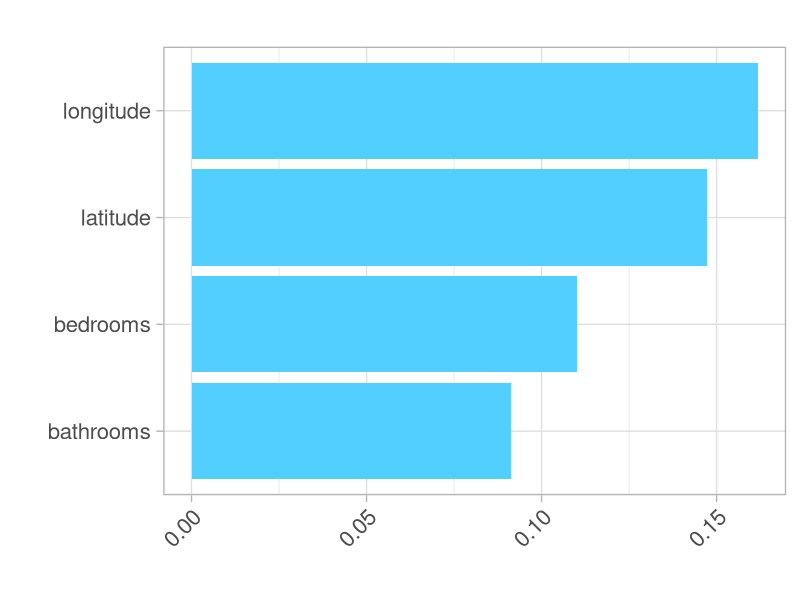

This chart was generated by the following R code: (Note: a time limit stopped this script after it produced the figure.)
## ---- chunk 1
library(tidyverse)
library(randomForest)
library(cowplot)
library(gridExtra)
## ---- chunk 2
rents <- read.csv('./data/rent.csv')
glimpse(rents)
## ---- chunk 3
features <- c('bathrooms', 'bedrooms', 'longitude', 'latitude', 'price')
df <- rents[,features]
df$price <- log(df$price)
# with random column
df['random'] <- runif(nrow(df))
head(df)
## ---- chunk 4
create_rfplot <- function(rf, type){
  imp <- importance(rf, type=type, scale = F)
  featureImportance <- data.frame(Feature=row.names(imp), Importance=imp[,1])
  
  p <- ggplot(featureImportance, aes(x=reorder(Feature, Importance), y=Importance)) +
       geom_bar(stat="identity", fill="#53cfff") +
       coord_flip() + 
       theme_light(base_size=20) +
       xlab("") +
       ylab("") + 
       ggtitle("") +
       theme(plot.title=element_text(size=14),
             axis.text.x = element_text(angle = 45, hjust = 1))
  return(p)
}

create_ggplot <- function(featureImportance){
  p <- ggplot(featureImportance, aes(x=reorder(Feature, Importance), y=Importance)) +
       geom_bar(stat="identity", fill="#53cfff") +
       coord_flip() + 
       theme_light(base_size=20) +
       xlab("") +
       ylab("") + 
       ggtitle("") +
       theme(plot.title=element_text(size=14),
             axis.text.x = element_text(angle = 45, hjust = 1))
  return(p)
}
## ---- chunk 5
# without random column
rf1 <- randomForest(price~., data = df[, 1:5], mtry=4,
                 ntree = 40, importance=T)
p1 <- create_rfplot(rf1, type = 1)
ggsave('../article/fixed_images/regr_permute_R.svg',
       plot = p1, device = 'svg', height = 7, width = 10)
## ---- chunk 6
# with random column
rf2 <- randomForest(price~., data = df, mtry = 4,
                 ntree = 40, importance=T)
p2 <- create_rfplot(rf2, type = 1)
ggsave('../article/fixed_images/regr_permute_random_R.svg',
       plot = p2, device = 'svg', height = 7, width = 10)
## ---- chunk 7
# without random column
rf1 <- randomForest(price~., data = df[, 1:5], mtry=4,
                 ntree = 40, importance=T)
p1 <- create_rfplot(rf1, type = 2)
ggsave('../article/fixed_images/regr_dflt_R.svg',
       plot = p1, device = 'svg', height = 7, width = 10)
## ---- chunk 8
# with random column
rf2 <- randomForest(price~., data = df, mtry = 4,
                 ntree = 40, importance=T)
p2 <- create_rfplot(rf2, type = 2)
ggsave('../article/fixed_images/regr_dflt_random_R.svg',
       plot = p2, device = 'svg', height = 7, width = 10)
## ---- chunk 9
# PARAMS : ntree = 40, mtry = 2, nodesize = 1

get_drop_imp <- function(df, columns){
  X <- df[,c(columns, 'price')] # data
  rf <- randomForest(price~., data = X,
                   ntree = 40, mtry=2, nodesize=1, importance=T)
  full_rsq <- mean(rf$rsq) # R-squared
  
  imp <- c()
  for (c in columns){
    X_sub <- X[, !(colnames(X) == c)]
    rf <- randomForest(price~., data = X_sub,
                   ntree = 40, mtry=2, nodesize=1, importance=T)
    sub_rsq <- mean(rf$rsq) # R-squared
    diff_rsq <- full_rsq - sub_rsq
    imp <- c(imp, diff_rsq)
  }
  featureImportance <- data.frame(Feature=columns, Importance=imp)
  return(featureImportance)
}
## ---- chunk 10
columns <- c('bathrooms', 'bedrooms', 'longitude', 'latitude')
featureImportance <- get_drop_imp(df, columns)
p1 <- create_ggplot(featureImportance)
ggsave('../article/fixed_images/regr_drop_R.svg',
       plot = p1, device = 'svg', height = 7, width = 10)
## ---- chunk 11
columns <- c('bathrooms', 'bedrooms', 'longitude', 'latitude', 'random')
featureImportance <- get_drop_imp(df, columns)
p2 <- create_ggplot(featureImportance)
ggsave('../article/fixed_images/regr_drop_random_R.svg',
       plot = p1, device = 'svg', height = 7, width = 10)
